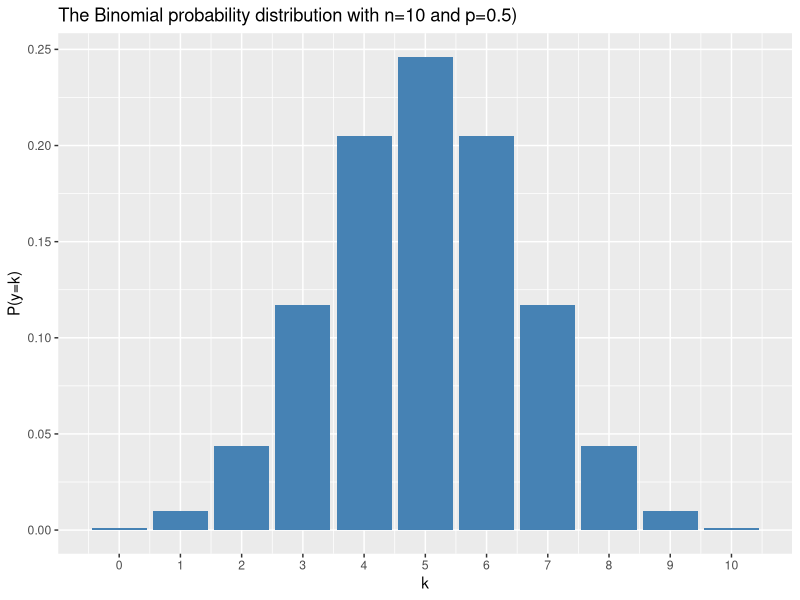

Recreate this plot in R.
## ---- chunk 1
library(ggplot2)
library(dplyr)
## ---- chunk 2
k = seq(0,10)
binom.probs=data.frame(k=k,P=dbinom(k, 10, 0.5))
## ---- chunk 3
binom.probs
P = select(binom.probs,P)
sum(P)
## ---- chunk 4
ggplot(binom.probs, aes(x = k,y=P)) + 
  geom_bar(fill = "steelblue", stat = "identity")+
  scale_x_continuous(breaks = k)+
 ggtitle("The Binomial probability distribution with n=10 and p=0.5)")+
  ylab("P(y=k)")
